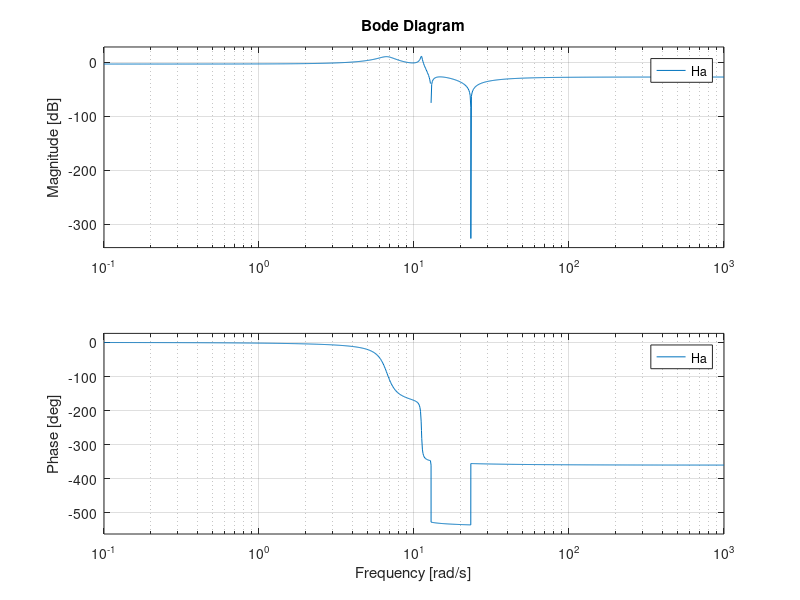

The MATLAB script that drew this image:

% =========================================
% GIVEN SPECIFICATIONS
% =========================================
Ap = 3;
Ar = 20;

wp = 11.5;
wr = 12.5;
w0 = sqrt((wp*wr));

eps = sqrt(10^(0.1*Ap) - 1);
k   = wp / wr;

% =========================================
% STEP 1–9 (Nome, order, etc.)
% =========================================
q0 = 0.5 * (1 - (1 - k^2)^(1/4)) / (1 + (1 - k^2)^(1/4));
q  = 150*q0^13 + 15*q0^9 + 2*q0^5 + q0;

d  = sqrt((10^(0.1*Ap) - 1) / (10^(0.1*Ar) - 1));
n  = ceil(log(16/d^2) / log(1/q))

beta = (1/(2*n)) * log((sqrt(1 + eps^2) + 1) / (sqrt(1 + eps^2) - 1) );

% Parameter "a"
M = ceil(10 / sqrt(1-q));
num = 0; den = 1;
for m = 0:M
    num = num + (-1)^m * q^(m*(m+1)) * sinh((2*m+1)*beta);
end

for m = 1:M
    den = den + 2*(-1)^m * q^(m^2) * cosh(2*m*beta);
end
a = 2*q^(1/2)*(num /(1+ den));

U = sqrt((1+k*a^2)*(1+(a^2/k)));

% =========================================
% STEP 10–14: omega_i, V_i, a_i, b_i, c_i
% =========================================
if mod(n,2) == 0
    Ni = n/2;
else
    Ni = (n-1)/2;
end

omega = zeros(1,Ni);
V = zeros(1,Ni);
ai = zeros(1,Ni);
bi = zeros(1,Ni);
ci = zeros(1,Ni);

for i = 1:Ni

    if mod(n,2) == 0
        l = i - 0.5;
    else
        l = i;
    end

    % omega_i
    num = 0; den = 1;
    for m = 0:M
        num = num + (-1)^m * q^(m*(m+1)) * ...
            sin((2*m+1)*pi*l/n);
    end
    for m = 1:M
        den = den + 2*(-1)^m * q^(m^2) * ...
            cos(2*pi*m*l/n);
    end
    omega(i) = 2*q^(1/4)*num / den;

    % Remaining parameters
    V(i)  = sqrt((1 - k*omega(i)^2)*(1 - omega(i)^2/k));
    ai(i) = 1 / (omega(i)^2);
    bi(i) = (2*a*V(i)) / (1 + a^2*omega(i)^2);
    ci(i) = (a*V(i)^2 + (omega(i)*U)^2) / ((1 + a^2*omega(i)^2)^2);

end

% =========================================
% STEP 15: H0
% =========================================
if mod(n,2) == 1
    H0 = a;
else
    H0 = 1/sqrt(1 + eps^2);
end

for i = 1:Ni
    H0 = H0 * (ci(i)/ai(i));
end

% =========================================
% FINAL STEP: Build H_a(s)
% =========================================
s = tf('s');
s = (s/w0);

Ha = 1;
for i = 1:Ni
    Ha = Ha * (s^2 + ai(i)) / (s^2 + bi(i)*s + ci(i));
end

if mod(n,2) == 1
    Ha = H0 * Ha / (s + a);   % n odd
else
    Ha = H0 * Ha;            % n even
end

% =========================================
% RESULT
% =========================================
disp('Analog Elliptic Transfer Function H_a(s):');
bode(Ha)
